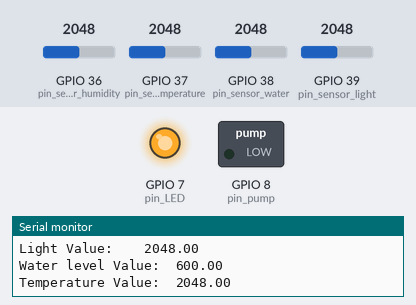
The sketch below on a simulated ESP32. Parts: switched loads named in the sketch (green lamp = pin HIGH), output pins drawn as LEDs (lit = HIGH), the last lines printed to the serial monitor. Inputs (shaded band) come from the test bench; at power-on: GPIO 39 (pin_sensor_light) = 2048, GPIO 36 (pin_sensor_humidity) = 2048, GPIO 37 (pin_sensor_temperature) = 2048, GPIO 38 (pin_sensor_water) = 2048.

Above: at 1.8 s.
1.9 s: GPIO 39 (pin_sensor_light) set to 2940
3.4 s: GPIO 39 (pin_sensor_light) set to 3031
At 5.3 s:
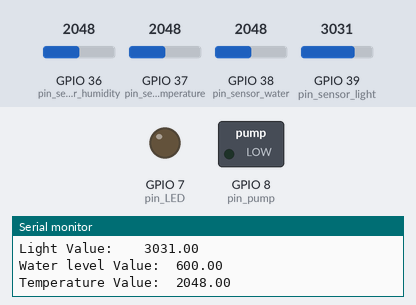
5.9 s: GPIO 36 (pin_sensor_humidity) set to 434
7.8 s: GPIO 36 (pin_sensor_humidity) set to 360
At 9.3 s:
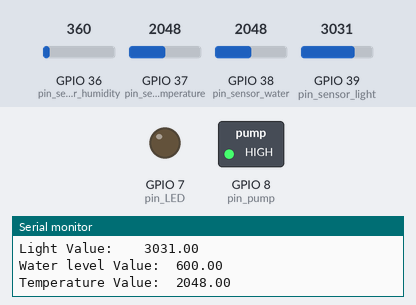
10.3 s: GPIO 39 (pin_sensor_light) set to 2960
At 11.3 s:
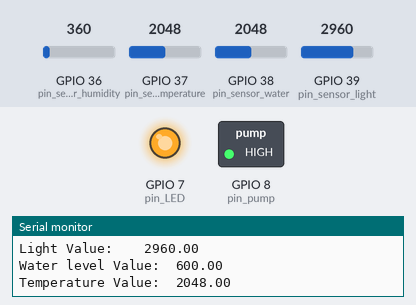
12.4 s: GPIO 39 (pin_sensor_light) set to 3040
At 14.5 s:
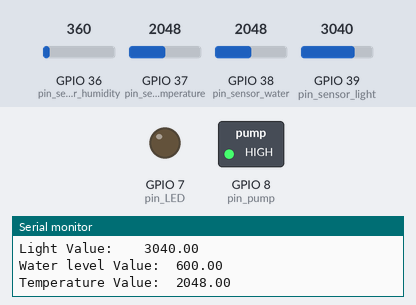
Timing chart, 0 to 15.6 s (numbered marks = the images above; inputs shaded):
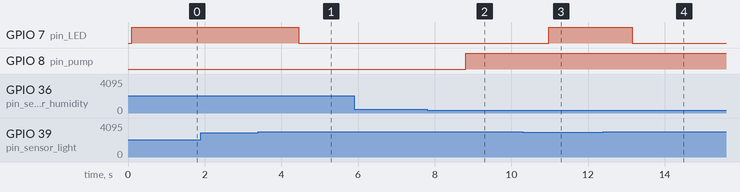

The sketch:

ArduinoCode_v1.ino
```cpp
// Ports
const int pin_sensor_humidity 		= A0;
const int pin_sensor_temperature	= A1;
const int pin_sensor_water    		= A2;
const int pin_sensor_light    		= A3;
const int pin_pump            		= D9;
const int pin_LED             		= D8;

// Sensor variables
float value_humidity;
float value_temperature;
float value_water;
float value_light;

// Actuate variables
bool active_pump 					= 0;
bool active_light 					= 0;

// Thresholders;
float threshold_humidity			= 50;
float threshold_light 				= 3000;
float threshold_light_timer			= 5;	// [h]

// Time variables
float begginer_timer;						// [h]
float current_timer 				= 0;	// [h]
float previous_timer;						// [h]
float light_timer					= 0;	// [h]
bool day_change;


void setup() {
  pinMode(pin_pump, OUTPUT);
  pinMode(pin_LED, OUTPUT);

  Serial.begin(9600);
  while(!Serial);
  Serial.println("Start");
  // Eu preciso pegar o tempo inicial pelo usuario
  // Eu preciso conectar no database para pegar os threshold
  begginer_timer = 18;
  previous_timer = begginer_timer;
}


void loop() {

  // Sensors values
  value_humidity 	= GetHumidity();
  value_light		= GetLight();
  value_water		= GetWaterLevel();
  value_temperature	= GetTemperature();

  // Time variables
  current_timer 	= CurrentTimeCount(begginer_timer);
  day_change 		= VerifyDayChange(previous_timer, current_timer);

  // Update light timer
  light_timer = LightTimeCount(day_change, light_timer, current_timer, previous_timer, value_light, threshold_light);

  // Update previous timer
  previous_timer = current_timer;

  // Mensages
  Serial.println("-- Current timer --");
  Serial.println(current_timer);
  Serial.println("-- New values --");
  Serial.print("Humidity Value:\t\t");
  Serial.println(value_humidity);
  Serial.print("Light Value:\t\t");
  Serial.println(value_light);
  Serial.print("Water level Value:\t");
  Serial.println(value_water);
  Serial.print("Temperature Value:\t");
  Serial.println(value_temperature);

  // Actuators
  active_pump = ActPump(value_humidity, threshold_humidity);
  if (active_pump)
  {
  	digitalWrite(pin_pump, HIGH);
  }else{
    digitalWrite(pin_pump, LOW);
  }

  active_light = ActLight(value_light, threshold_light, light_timer, threshold_light_timer);

  if (active_light)
  {
  	digitalWrite(pin_LED, HIGH);
  }else{
    digitalWrite(pin_LED, LOW);
  }

  delay(1000);
}


// Functions

// Sensors functions
float GetHumidity() {
  int raw_humidity;
  raw_humidity = analogRead(pin_sensor_humidity);
  float humidity_percent = (raw_humidity / 798.0) * 100.0;
  return humidity_percent;
}

float GetLight() {
  int raw_light;
  raw_light = analogRead(pin_sensor_light);
  float light_percent = raw_light;
  return light_percent;
}

float GetWaterLevel() {
  int raw_water;
  raw_water = analogRead(pin_sensor_water);
  float water_percent = ((raw_water - 20.0) / (358.0 - 20.0)) * 100.0;
  return water_percent;       // 1200
}

float GetTemperature() {

  int Vo;
  float R1 = 10000; // value of R1 on board
  float logR2, R2, T;
  float c1 = 0.001129148, c2 = 0.000234125, c3 = 0.0000000876741;

  Vo = analogRead(pin_sensor_temperature);
  R2 = (1023.0 / (float)Vo - 1.0); //calculate resistance on thermistor
  logR2 = log(R2);
  T = (1.0 / (c1 + c2*logR2 + c3*logR2*logR2*logR2)); // temperature in Kelvin
  T = T - 273.15; //convert Kelvin to Celcius
  T = Vo;

  return T;
}


// Actuate functions
bool ActPump(float humidity, float threshold){

  bool active = 0;

  if (humidity < threshold){
  	active = 1;
  }

  return active;
}

bool ActLight(float light, float threshold, float light_timer, float threshold_timer){

  bool active = 0;

  if ((light < threshold) && (light_timer < threshold_timer)){
  	active = 1;
  }
  return active;
}


// Time functions
float CurrentTimeCount(float begginer_timer) {

  float elapsed_hours = millis() / (1000.0 * 60.0 * 60.0); // Convert millis to hours
  float current_timer = fmod((elapsed_hours + begginer_timer), 24.0); // Keep in 24-hour format
  return current_timer;

}

bool VerifyDayChange(float previous_timer, float current_timer){

  bool day_changed;
  if (current_timer < previous_timer) {
    day_changed = true;
  } else {
    day_changed = false;
  }

  return day_changed;
}

float LightTimeCount(bool day_change, float light_timer, float current_timer, float previous_timer, float value_light, float threshold_light) {
    if (day_change) {
        light_timer = 0;
    }

    if (value_light > threshold_light) {
        float time_difference = current_timer - previous_timer;
        light_timer += time_difference;
    }

    return light_timer;
}
```

Measured:
- the behaviour switches between 2999 and 3000 on GPIO 39 (pin_sensor_light) (found by bisection; images 0 and 1)
- the behaviour switches between 399 and 398 on GPIO 36 (pin_sensor_humidity) (found by bisection; images 1 and 2)
- after the input at 3.4 s, GPIO 7 (pin_LED): HIGH → LOW after 1.1 s
- after the input at 7.8 s, GPIO 8 (pin_pump): LOW → HIGH after 1.0 s
- after the input at 10.3 s, GPIO 7 (pin_LED): LOW → HIGH after 0.68 s
- after the input at 12.4 s, GPIO 7 (pin_LED): HIGH → LOW after 0.76 s
